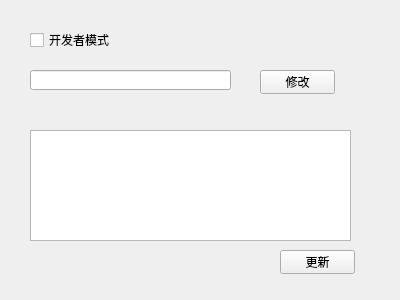
<?xml version="1.0" encoding="UTF-8"?>
<ui version="4.0">
 <class>Form</class>
 <widget class="QWidget" name="Form">
  <property name="geometry">
   <rect>
    <x>0</x>
    <y>0</y>
    <width>400</width>
    <height>300</height>
   </rect>
  </property>
  <property name="windowTitle">
   <string>Form</string>
  </property>
  <widget class="QCheckBox" name="checkBox">
   <property name="geometry">
    <rect>
     <x>30</x>
     <y>30</y>
     <width>81</width>
     <height>20</height>
    </rect>
   </property>
   <property name="text">
    <string>开发者模式</string>
   </property>
  </widget>
  <widget class="QLineEdit" name="lineEdit">
   <property name="geometry">
    <rect>
     <x>30</x>
     <y>70</y>
     <width>201</width>
     <height>20</height>
    </rect>
   </property>
  </widget>
  <widget class="QPushButton" name="pushButton">
   <property name="geometry">
    <rect>
     <x>260</x>
     <y>70</y>
     <width>75</width>
     <height>24</height>
    </rect>
   </property>
   <property name="text">
    <string>修改</string>
   </property>
  </widget>
  <widget class="QTextEdit" name="textEdit">
   <property name="geometry">
    <rect>
     <x>30</x>
     <y>130</y>
     <width>321</width>
     <height>111</height>
    </rect>
   </property>
   <property name="readOnly">
    <bool>true</bool>
   </property>
  </widget>
  <widget class="QPushButton" name="pushButton_2">
   <property name="geometry">
    <rect>
     <x>280</x>
     <y>250</y>
     <width>75</width>
     <height>24</height>
    </rect>
   </property>
   <property name="text">
    <string>更新</string>
   </property>
  </widget>
 </widget>
 <resources/>
 <connections/>
</ui>
